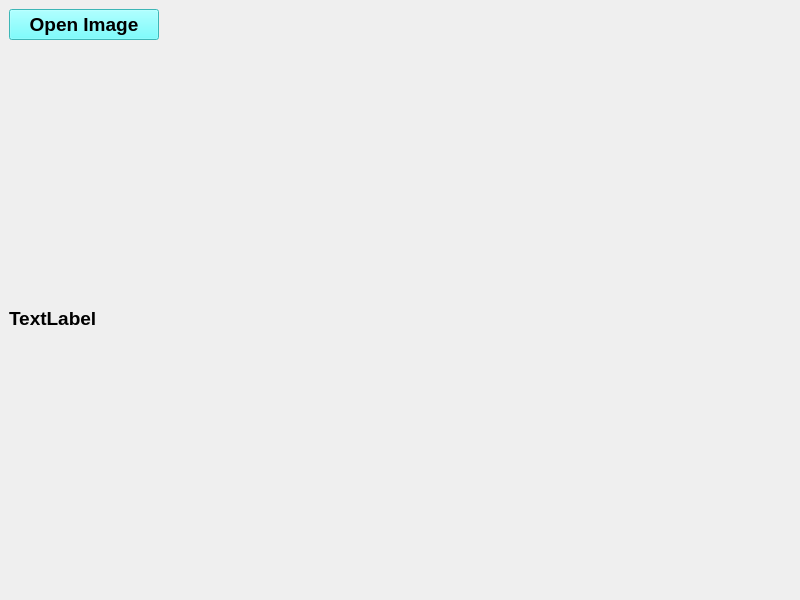
<?xml version="1.0" encoding="UTF-8"?>
<ui version="4.0">
 <class>MainWindow</class>
 <widget class="QMainWindow" name="MainWindow">
  <property name="geometry">
   <rect>
    <x>0</x>
    <y>0</y>
    <width>800</width>
    <height>600</height>
   </rect>
  </property>
  <property name="maximumSize">
   <size>
    <width>1280</width>
    <height>720</height>
   </size>
  </property>
  <property name="windowTitle">
   <string>My PyQt GUI</string>
  </property>
  <widget class="QWidget" name="centralwidget">
   <layout class="QVBoxLayout" name="verticalLayout">
    <item>
     <widget class="QPushButton" name="pushButton">
      <property name="maximumSize">
       <size>
        <width>150</width>
        <height>16777215</height>
       </size>
      </property>
      <property name="font">
       <font>
        <pointsize>14</pointsize>
        <weight>75</weight>
        <bold>true</bold>
       </font>
      </property>
      <property name="styleSheet">
       <string notr="true">background-color: rgb(85, 255, 255);</string>
      </property>
      <property name="text">
       <string>Open Image</string>
      </property>
     </widget>
    </item>
    <item>
     <widget class="QLabel" name="label">
      <property name="maximumSize">
       <size>
        <width>1200</width>
        <height>600</height>
       </size>
      </property>
      <property name="font">
       <font>
        <pointsize>14</pointsize>
        <weight>75</weight>
        <bold>true</bold>
       </font>
      </property>
      <property name="text">
       <string>TextLabel</string>
      </property>
     </widget>
    </item>
   </layout>
  </widget>
 </widget>
 <resources/>
 <connections/>
</ui>
